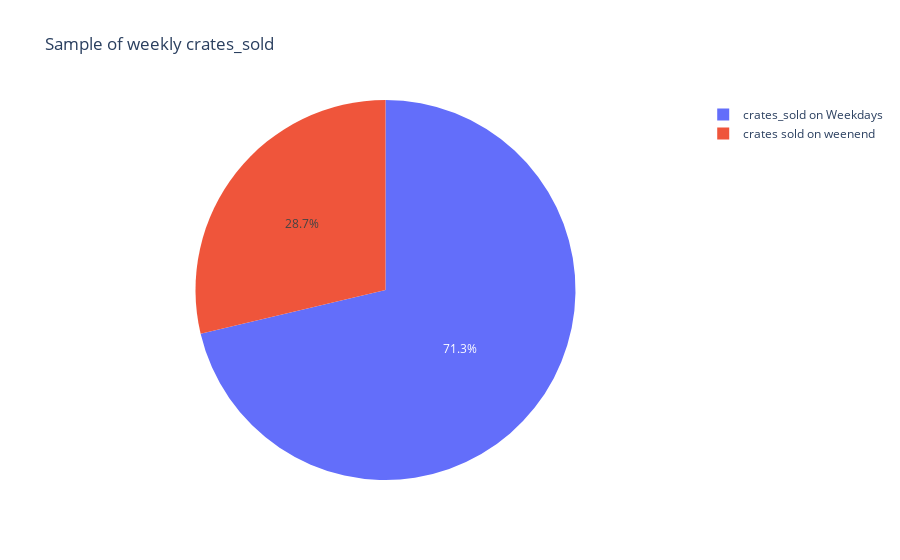

Write notebook code for a chart like this one.
### Markdown cell above
Observation:
    1. As the temperature increases, sales also increases (Higher the temperature, Higher the sales)

### Code cell
#Check the crates_sold on weekdays and weekends at overall level
weekdays=sum(data.crates_sold[data.weekday_end==0])
weekends=sum(data.crates_sold[data.weekday_end==1])
labels = ['crates_sold on Weekdays','crates sold on weenend']
values = [weekdays,weekends]

fig = go.Figure(data=[go.Pie(labels=labels, values=values)])
fig.update_layout(title='Sample of weekly crates_sold')
fig.show()

### Figure 1 — Plotly figure (JSON) as saved in the notebook; plotly's stock layout.template omitted (floating-point values rounded to 4 significant figures)
{"data": [{"labels": ["crates_sold on Weekdays", "crates sold on weenend"], "type": "pie", "values": [161941, 65198]}], "layout": {"title": {"text": "Sample of weekly crates_sold"}}}
